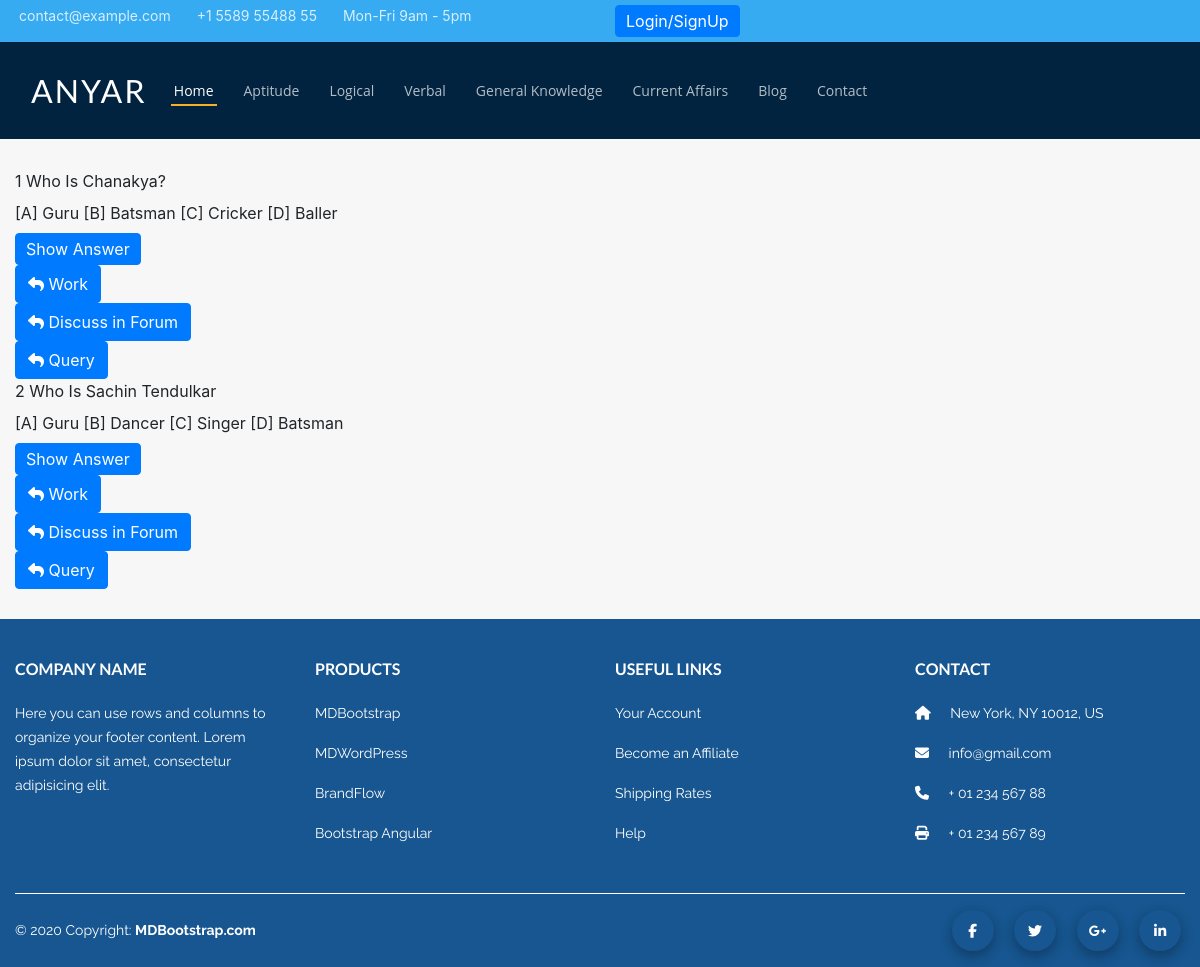
The page /aptitude/probability/questions on the database its author committed.
### questions/models.py (models this page shows, shortened)
class Questions(models.Model):
    subject_type=models.ForeignKey(Sub_subject,on_delete=models.CASCADE,default=None)
    question_name=models.CharField(max_length=1000)
    option1=models.CharField(max_length=100)
    option2=models.CharField(max_length=100)
    option3=models.CharField(max_length=100)
    option4=models.CharField(max_length=100)
    right_option=models.CharField(max_length=100)
    description=models.TextField(default="")
    created_time=models.DateTimeField(auto_now=True)
    updated_time=models.DateTimeField(default=datetime.today())
    user=models.ForeignKey(User,on_delete=models.CASCADE,blank=True,default=False)

### aptitude/views.py (the view)
# urls.py: path('<str:subject>/questions',views.questions_view,name="questions_view")
def questions_view(request,subject):
    params={}
    question_type=Sub_subject.objects.get(sub_subject=subject)
    questions=Questions.objects.filter(subject_type=question_type)
    page = request.GET.get('page', 1)
    paginator = Paginator(questions, 15)
    try:
        questions = paginator.page(page)
    except PageNotAnInteger:
        questions = paginator.page(1)
    except EmptyPage:
        questions = paginator.page(paginator.num_pages)
    params={'questions':questions}
    return render(request,"home/questions.html",params)

### home/templates/home/questions.html (shortened to what this page needs)
{% extends 'home/base.html' %}
{% block content%}
<div class="container mb30">
{% for ques in questions %}
<div class="row mb20">
  <div class="col-md-12">
    <div class="block">
      <label>{{forloop.counter}} {{ques.question_name|title}}</label>
    </div>
    <label> [A] {{ques.option1|capfirst}}</label>
    <label> [B] {{ques.option2|capfirst}}</label>
    <label> [C] {{ques.option3|capfirst}}</label>
    <label> [D] {{ques.option4|capfirst}}</label>
  </div>
  <div class="block question col-md-12">
    <div class="view-answer iblock"> {% if user.is_authenticated %}
      <button class="btn btn-primary show rn"><i class="fa fa-reply" aria-hidden="true"></i> View Answer</button>
      <div class="showanswer1">
        <p>Correct Answer is {{ques.right_option}}</p>
        <p class="showanswer" id="showanswer">{{ques.description}}</p>
      </div>
      {% else %}
      <div class="cta">
        <button type="button" class="btn btn-primary" data-toggle="modal" data-target="#exampleModalCenter"> Show Answer </button>
      </div>
      {% endif %} </div>
    <div class="workspace iblock">
       <button class="btn btn-primary show rn"><i class="fa fa-reply" aria-hidden="true"></i> Work</button>
    </div>
    <div class="workspace iblock">
       <a href="#" class="btn btn-primary rn"><i class="fa fa-reply" aria-hidden="true"></i> Discuss in Forum</a>
    </div>
    <div class="workspace iblock">
       <button class="btn btn-primary show rn"><i class="fa fa-reply" aria-hidden="true"></i> Query</button>
    </div>
  </div>
</div>
  {% endfor%}
   </div>
{% endblock%}

### home/static/home/css/style.css (style rules this page uses)
a, input, textarea, button, select { outline: none; }
a { -webkit-transition: all .3s ease; -moz-transition: all .3s ease; -ms-transition: all .3s ease; -o-transition: all .3s ease; transition: all .3s ease; }
body { line-height: 1.4; font-size: 14px; font-family: 'Raleway', sans-serif; color: #000; }
.container { position: relative; }
@media screen and (min-width: 1200px) { .container { min-width: 1200px !important; } }
label { font-weight: 400; }

### home/static/home/css/custom.css (style rules this page uses)
body { overflow-x: hidden; }
.mb30 { margin-bottom: 30px; }
.cta button.btn.btn-primary { padding: 3px 10px; }

### rows shown on the page
Questions: question_name "Who Is Chanakya?", option1 "Guru", option2 "Batsman", option3 "Cricker", option4 "Baller"
Questions: question_name "Who Is Sachin Tendulkar", option1 "Guru", option2 "Dancer", option3 "Singer", option4 "Batsman"
